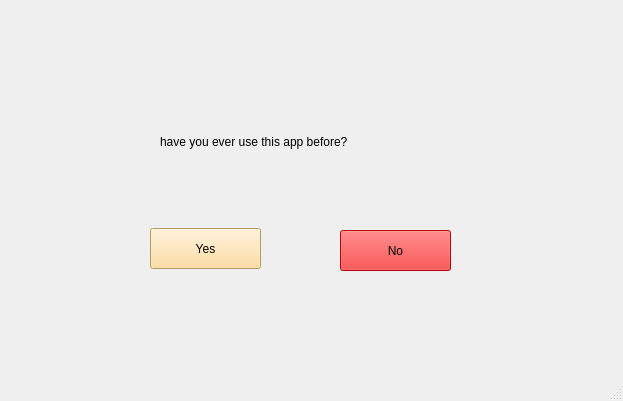
<?xml version="1.0" encoding="UTF-8"?>
<ui version="4.0">
 <class>MainWindow</class>
 <widget class="QMainWindow" name="MainWindow">
  <property name="geometry">
   <rect>
    <x>0</x>
    <y>0</y>
    <width>623</width>
    <height>401</height>
   </rect>
  </property>
  <property name="windowTitle">
   <string>MainWindow</string>
  </property>
  <property name="styleSheet">
   <string notr="true"/>
  </property>
  <widget class="QWidget" name="centralwidget">
   <property name="styleSheet">
    <string notr="true">background-image: url(:/image/8f1af7dd-a7dc-4783-911d-52b3b988d97b.jpg);</string>
   </property>
   <widget class="QLabel" name="label">
    <property name="geometry">
     <rect>
      <x>250</x>
      <y>40</y>
      <width>121</width>
      <height>41</height>
     </rect>
    </property>
    <property name="text">
     <string/>
    </property>
    <property name="pixmap">
     <pixmap>../../Downloads/Component.png</pixmap>
    </property>
    <property name="scaledContents">
     <bool>true</bool>
    </property>
   </widget>
   <widget class="QPushButton" name="tombolYES">
    <property name="geometry">
     <rect>
      <x>150</x>
      <y>228</y>
      <width>111</width>
      <height>41</height>
     </rect>
    </property>
    <property name="cursor">
     <cursorShape>ArrowCursor</cursorShape>
    </property>
    <property name="styleSheet">
     <string notr="true">background-image:none;
background-color: rgb(255, 216, 139);



</string>
    </property>
    <property name="text">
     <string>Yes</string>
    </property>
    <property name="autoRepeat">
     <bool>false</bool>
    </property>
    <property name="autoExclusive">
     <bool>false</bool>
    </property>
    <property name="autoDefault">
     <bool>false</bool>
    </property>
   </widget>
   <widget class="QLabel" name="label_2">
    <property name="geometry">
     <rect>
      <x>160</x>
      <y>130</y>
      <width>295</width>
      <height>23</height>
     </rect>
    </property>
    <property name="minimumSize">
     <size>
      <width>221</width>
      <height>0</height>
     </size>
    </property>
    <property name="styleSheet">
     <string notr="true">font: 14pt &quot;MS Shell Dlg 2&quot;;</string>
    </property>
    <property name="text">
     <string>have you ever use this app before?</string>
    </property>
   </widget>
   <widget class="QPushButton" name="tombolNO">
    <property name="geometry">
     <rect>
      <x>340</x>
      <y>230</y>
      <width>111</width>
      <height>41</height>
     </rect>
    </property>
    <property name="styleSheet">
     <string notr="true">background-image:none;
background-color: rgb(255, 0, 0);




</string>
    </property>
    <property name="text">
     <string>No</string>
    </property>
   </widget>
  </widget>
  <widget class="QMenuBar" name="menubar">
   <property name="geometry">
    <rect>
     <x>0</x>
     <y>0</y>
     <width>623</width>
     <height>22</height>
    </rect>
   </property>
  </widget>
  <widget class="QStatusBar" name="statusbar"/>
 </widget>
 <resources>
  <include location="rsc.qrc"/>
 </resources>
 <connections/>
</ui>
